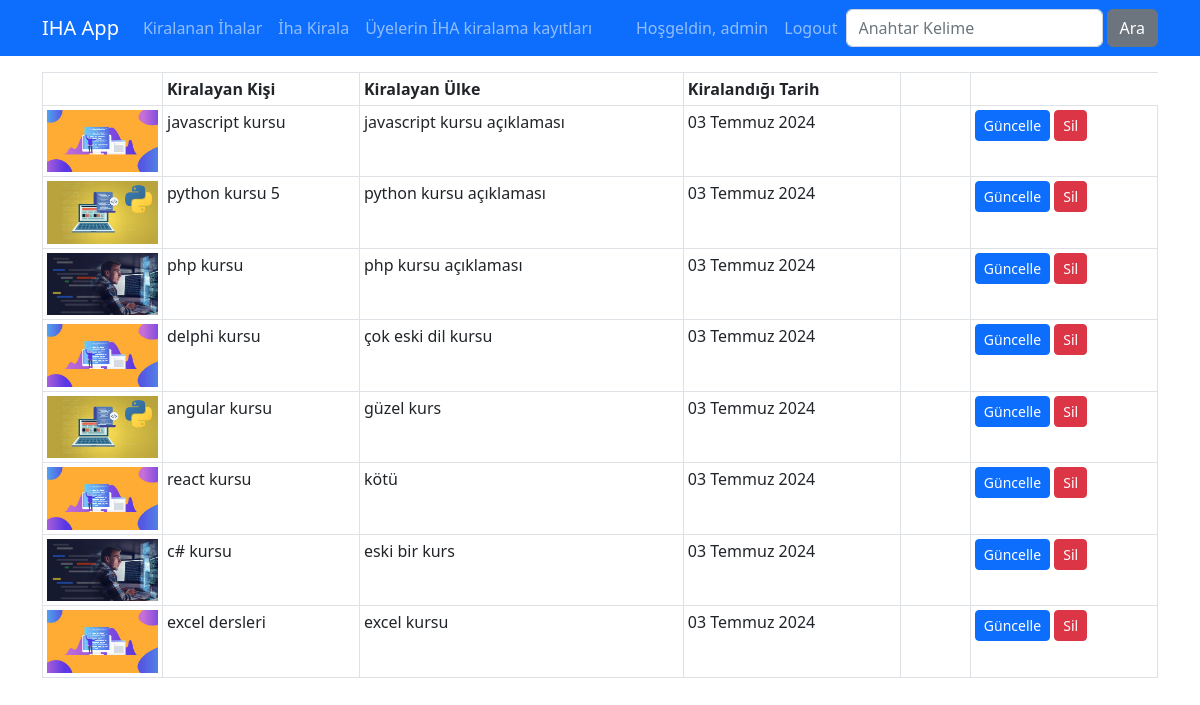
Before: /ihalar/iha-listesi (signed in) with the older database file.
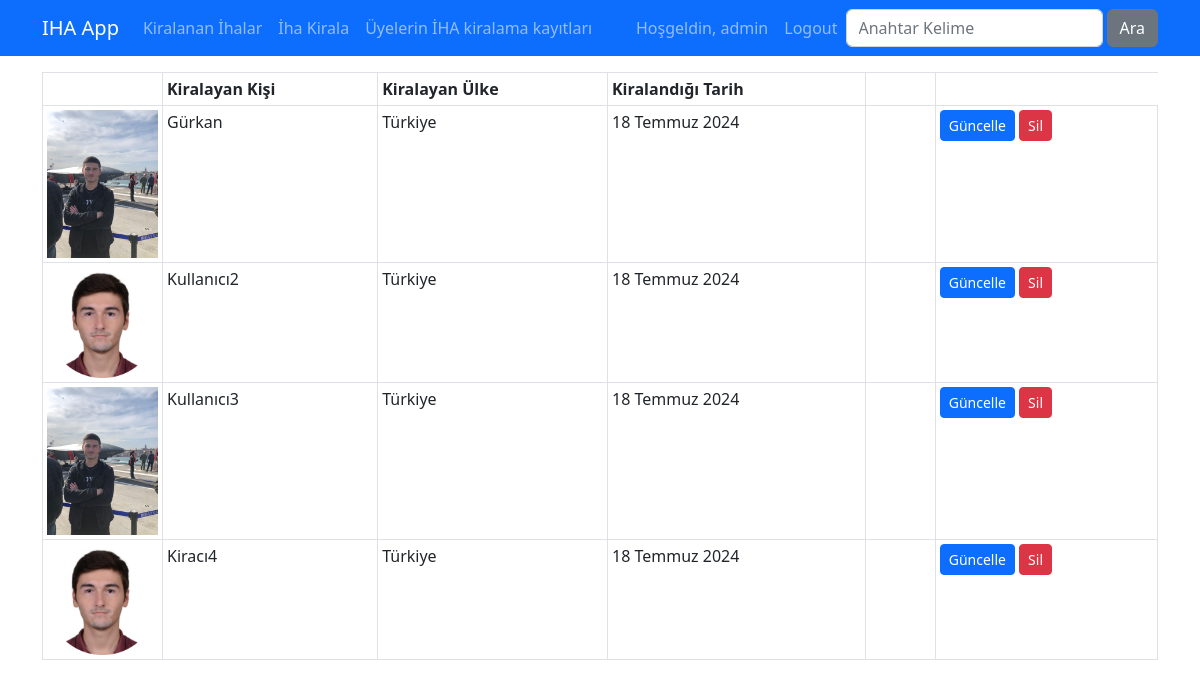
After: the same page with the newer database file.
### djangoapp/models.py (models this page shows, shortened)
class Course(models.Model):
    title = models.CharField(max_length=50)
    description = models.TextField()
    image = models.ImageField(upload_to="images",default="")
    date = models.DateField(auto_now=True)
    isActive = models.BooleanField(default=True)
    isHome = models.BooleanField(default=True)
    slug = models.SlugField(default="",blank=True, null=False, unique=True, db_index=True)
    categories = models.ManyToManyField(Category)

### djangoapp/views.py (the view)
# urls.py: path('iha-listesi',views.course_list, name="iha_listesi"),
@login_required()
def course_list(request):
    kiralayan = Course.objects.all()
    ihalar = Category.objects.all()
    return render(request, 'courses/iha-listesi.html', {
        'courses' : kiralayan,
        'category' : ihalar,
    }
    )

### djangoapp/templates/courses/iha-listesi.html (shortened to what this page needs)
{% extends "layout.html" %}
{% load static %}
{% block css_files %}
    <link rel="stylesheet" href="{% static 'courses/css/style.css' %}">
    <link rel="stylesheet" href="https://cdnjs.cloudflare.com/ajax/libs/font-awesome/6.5.2/css/all.min.css"/>
{% endblock css_files %}
{% block content %}
<div class="container mt-3">
    <div class="row">
        <div class="col-12">
            <table class="table table-sm table-bordered">
                <thead>
                    <tr>
                        <th style="width:120px;"></th>
                        <th>Kiralayan Kişi</th>
                        <th>Kiralayan Ülke</th>
                        <th>Kiralandığı Tarih</th>
                        <th style="width:70px;"></th>
                    </tr>
                </thead>
                <tbody>
                    {% for course in courses %}
                    <tr>
                        <td>
                            <img src="{{course.image.url}}" alt="" class="img-fluid">
                        </td>
                        <td>{{course.title}}</td>
                        <td>{{course.description}}</td>
                        <td>{{course.date}}</td>
                        <td>{{category.name}}</td>
                        <td>
                            <a href="{% url 'course_edit' course.id %}" class="btn btn-primary btn-sm">Güncelle</a>
                            <a href="{% url 'course_delete' course.id %}" class="btn btn-danger btn-sm">Sil</a>
                        </td>
                    </tr>
                    {% endfor %}
                </tbody>
            </table>
        </div>
    </div>
</div>
{% endblock content %}

### templates/layout.html (shortened to what this page needs)
{% load static %}
<!DOCTYPE html>
<html lang="en">
<head>
    <link rel="stylesheet" href="{% static 'css/bootstrap.min.css' %}"/>
    {% block css_files %}{% endblock css_files %}
</head>
<body>
    {% include 'partials/_nav.html' %}
    {% block content %} {% endblock content %}
</body>
</html>

### templates/partials/_nav.html (shortened to what this page needs)
<nav class="navbar navbar-expand-lg bg-primary navbar-dark">
    <div class="container">
        <a href="{% url 'index' %}" class="navbar-brand">IHA App</a>
        <div class="collapse navbar-collapse" id="navbar">
            <ul class="navbar-nav me-auto">
                <li class="nav-item">
                    <a href="{% url 'index' %}" class="nav-link">Kiralanan İhalar</a>
                </li>
                <li class="nav-item">
                    <a href="{% url 'iha_kirala' %}" class="nav-link">İha Kirala</a>
                </li>
                <li class="nav-item">
                    <a href="{% url 'iha_listesi' %}" class="nav-link">Üyelerin İHA kiralama kayıtları</a>
                </li>
            </ul>
            <ul class="navbar-nav me-0">
                {% if user.is_authenticated %}
                    <li class="nav-item">
                        <a href="#" class="nav-link">Hoşgeldin, {{user.username}}</a>
                    </li>
                    <li class="nav-item">
                        <a href="{% url 'user_logout' %}" class="nav-link">Logout</a>
                    </li>
                {% endif %}
            </ul>
            <form class="d-flex" action="{% url 'search' %}">
                <input class="form-control me-1" type="text" name="q" placeholder="Anahtar Kelime">
                <button type="submit" class="btn btn-secondary">Ara</button>
            </form>
        </div>
    </div>
</nav>

Changed rows visible on the page:
removed Course: image (picture), title "javascript kursu", description "javascript kursu açıklaması", date "03 Temmuz 2024"
removed Course: image (picture), title "python kursu 5", description "python kursu açıklaması", date "03 Temmuz 2024"
removed Course: image (picture), title "php kursu", description "php kursu açıklaması", date "03 Temmuz 2024"
removed Course: image (picture), title "delphi kursu", description "çok eski dil kursu", date "03 Temmuz 2024"
removed Course: image (picture), title "angular kursu", description "güzel kurs", date "03 Temmuz 2024"
removed Course: image (picture), title "react kursu", description "kötü", date "03 Temmuz 2024"
removed Course: image (picture), title "c# kursu", description "eski bir kurs", date "03 Temmuz 2024"
removed Course: image (picture), title "excel dersleri", description "excel kursu", date "03 Temmuz 2024"
added Course: image (picture), title "Gürkan", description "Türkiye", date "18 Temmuz 2024"
added Course: image (picture), title "Kullanıcı2", description "Türkiye", date "18 Temmuz 2024"
added Course: image (picture), title "Kullanıcı3", description "Türkiye", date "18 Temmuz 2024"
added Course: image (picture), title "Kiracı4", description "Türkiye", date "18 Temmuz 2024"
